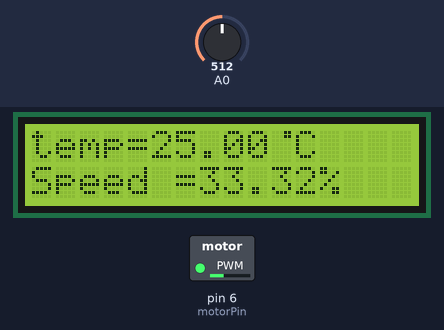
A sketch run on a simulated Arduino Uno, built with avr-gcc and run on an emulated ATmega328P. Shown: 16×2 character LCD, switched loads named in the sketch (green lamp = pin HIGH). The inputs (shaded band) are chosen by the test bench; at power-on: A0 = 512.

Above: at 4.2 s.
4.3 s: A0 set to 0
At 5.5 s:
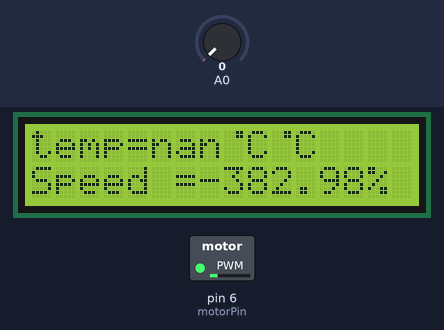
5.8 s: A0 set to 265
At 6.7 s:
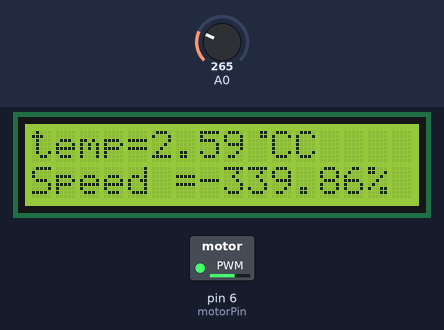
7.3 s: A0 set to 716
At 7.9 s:
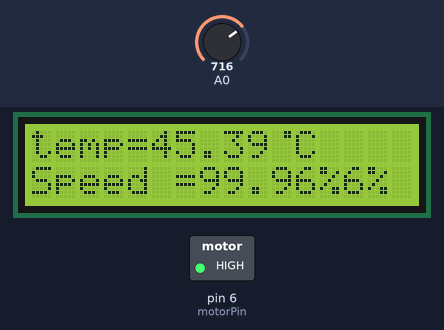
8.8 s: A0 set to 511
At 10.0 s:
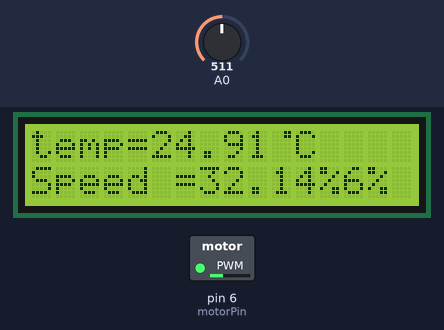
10.3 s: A0 set to 428
At 11.4 s:
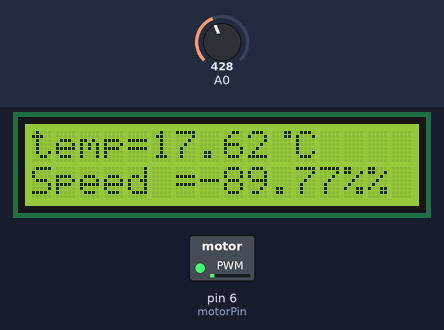
11.8 s: A0 set to 404
At 12.5 s:
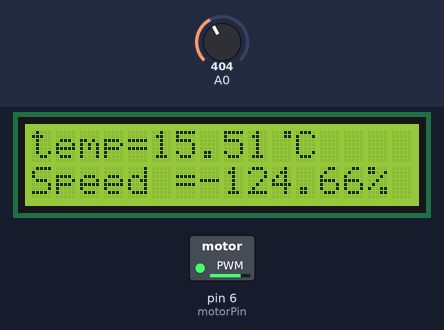
Timing chart, 0 to 14.3 s (numbered marks = the images above; inputs shaded):
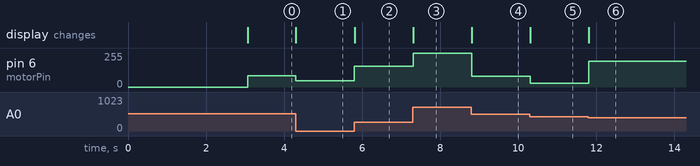

The sketch:

temp_dependent_fan_controller.ino
```cpp
#include <math.h>
#include<LiquidCrystal.h>

const int rs=12,en=11,d4=5,d5=4,d6=3,d7=2;
LiquidCrystal
lcd(rs,en,d4,d5,d6,d7);
const int motorPin=6;

byte degree[8]=
{
0b00011,
0b00011,
0b00000,
0b00000,
0b00000,
0b00000,
0b00000,
0b00000
};

void setup()
{
lcd.begin(16,2);
lcd.print("feeling hot?");
delay(3000);
lcd.createChar(1,degree);
}


double Thermister(int RawADC)
{
double Temp;
Temp = log(((10240000/RawADC) - 10000));
Temp = 1 / (0.001129148 + (0.000234125 + (0.0000000876741 * Temp * Temp ))* Temp );
Temp = Temp - 273.15;
return Temp;
}

void loop()
{
int val;
double temp;
val=analogRead(0);
temp=Thermister(val);
lcd.setCursor(0,0);
lcd.print("temp=");
lcd.print(temp);
lcd.write(1);
lcd.print("C");
lcd.setCursor(0,1);

int flag = temp*100;
int speede = map(flag, 2700, 2900, 170, 255);
if(speede>=255)
speede = 255;
analogWrite(motorPin, speede);
if(temp>=29)
analogWrite(motorPin, 255);

lcd.setCursor(0,1);
lcd.print("Speed =");

lcd.print(speede*0.392);
lcd.print("%");


}
```

Measured:
- the behaviour switches between 421 and 420 on A0 (found by bisection; images 5 and 6)
- after the input at 4.3 s, pin 6 (motorPin): 85/255 → 47/255 at once; the display: changes at once (image 1)
- after the input at 5.8 s, pin 6 (motorPin): 47/255 → 157/255 at once; the display: changes at once (image 2)
- after the input at 7.3 s, pin 6 (motorPin): 157/255 → 255/255 at once; the display: changes at once (image 3)
- after the input at 8.8 s, pin 6 (motorPin): 255/255 → 82/255 at once; the display: changes at once (image 4)
- after the input at 10.3 s, pin 6 (motorPin): 82/255 → 27/255 at once; the display: changes at once (image 5)
- after the input at 11.8 s, pin 6 (motorPin): 27/255 → 194/255 at once; the display: changes at once (image 6)
